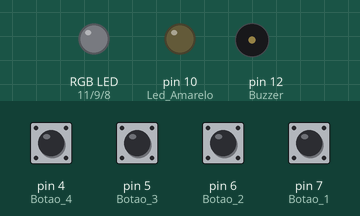
Recording of a sketch running on a simulated Arduino Uno, built with avr-gcc and run on an emulated ATmega328P. On the bench: an RGB LED mixed from three pins (HIGH = lit), output pins drawn as LEDs (lit = HIGH), buzzer (waves = sounding). Inputs (shaded band) come from the test bench; at power-on: pin 4 (Botao_4), pin 5 (Botao_3), pin 6 (Botao_2), pin 7 (Botao_1) LOW.

Above: at 1.2 s.
1.3 s: pin 5 (Botao_3) pulled HIGH for 0.15 s
At 2.7 s:
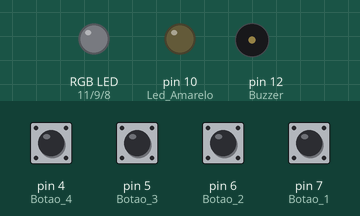
3.0 s: pin 4 (Botao_4) pulled HIGH for 0.15 s
At 4.2 s:
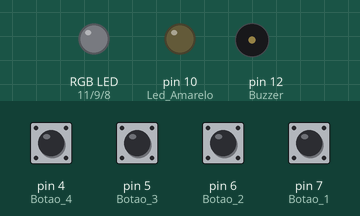
4.7 s: pin 6 (Botao_2) pulled HIGH for 0.15 s
At 5.4 s:
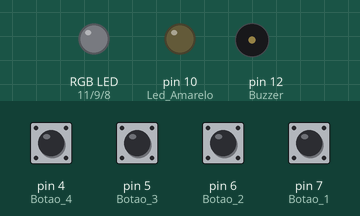
6.4 s: pin 7 (Botao_1) pulled HIGH for 0.15 s
At 7.8 s:
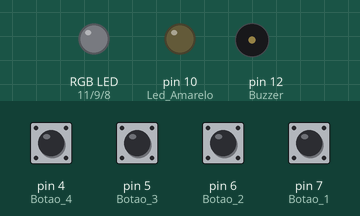
8.1 s: pin 4 (Botao_4) pulled HIGH for 0.15 s
At 9.2 s:
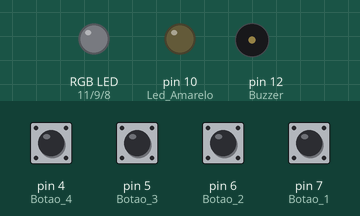
9.8 s: pin 5 (Botao_3) pulled HIGH for 1 s
At 10.2 s:
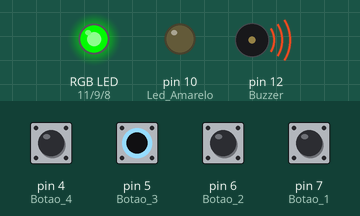
Timing chart, 0 to 12.8 s (numbered marks = the images above; inputs shaded):
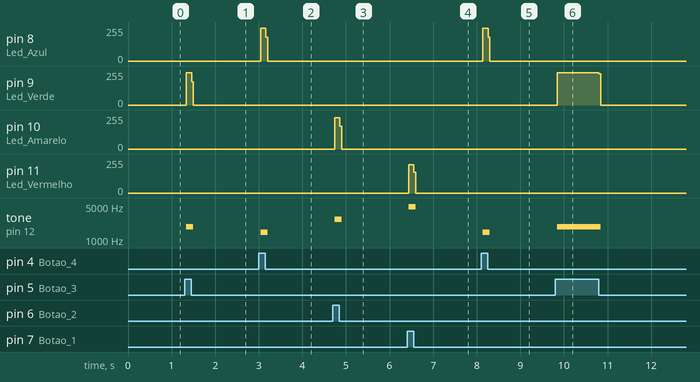

The sketch:

pianoSimples.ino
```cpp
int Led_Vermelho = 11;
int Led_Amarelo = 10;
int Led_Verde = 9;
int Led_Azul = 8;
int Botao_1 = 7;
int Botao_2 = 6;
int Botao_3 = 5;
int Botao_4 = 4;
int Nota = 0;
int Buzzer = 12;
int Estado_Botao_1 = 0;
int Estado_Botao_2 = 0;
int Estado_Botao_3 = 0;
int Estado_Botao_4 = 0;


void setup()
{
  pinMode(Led_Vermelho, OUTPUT);
  pinMode(Led_Amarelo, OUTPUT);
  pinMode(Led_Verde, OUTPUT);
  pinMode(Led_Azul, OUTPUT);
  pinMode(Botao_1, INPUT);
  pinMode(Botao_2, INPUT);
  pinMode(Botao_3, INPUT);
  pinMode(Botao_4, INPUT);
  pinMode(Buzzer, OUTPUT);
}

void loop()
{

  Estado_Botao_1 = digitalRead(Botao_1);
  Estado_Botao_2 = digitalRead(Botao_2);
  Estado_Botao_3 = digitalRead(Botao_3);
  Estado_Botao_4 = digitalRead(Botao_4);

  if(Estado_Botao_1 && !Estado_Botao_2 && !Estado_Botao_3 && !Estado_Botao_4)
  {
    Nota = 80;
    digitalWrite(Led_Vermelho, HIGH);
  }

  if(!Estado_Botao_1 && Estado_Botao_2 && !Estado_Botao_3 && !Estado_Botao_4)
  {
    Nota = 160;
    digitalWrite(Led_Amarelo, HIGH);
  }

  if(!Estado_Botao_1 && !Estado_Botao_2 && Estado_Botao_3 && !Estado_Botao_4)
  {
    Nota = 240;
    digitalWrite(Led_Verde, HIGH);
  }

  if(!Estado_Botao_1 && !Estado_Botao_2 && !Estado_Botao_3 && Estado_Botao_4)
  {
    Nota = 320;
    digitalWrite(Led_Azul, HIGH);
  }

  if (Nota > 0)
  {
    digitalWrite(Buzzer, HIGH);
    delayMicroseconds(Nota);
    digitalWrite(Buzzer, LOW);
    delayMicroseconds(Nota);
    Nota = 0;
    digitalWrite(Led_Vermelho, LOW);
    digitalWrite(Led_Amarelo, LOW);
    digitalWrite(Led_Verde, LOW);
    digitalWrite(Led_Azul, LOW);
  }
}
```

Measured:
- after the input at 1.3 s, pin 9 (Led_Verde): 0/255 → 241/255 at once, → 0/255 0.12 s later; tone on pin 12 (Buzzer): silent → 1885 Hz at once, → silent 0.16 s later
- after the input at 3.0 s, pin 8 (Led_Azul): 0/255 → 245/255 at once, → 0/255 0.12 s later; tone on pin 12 (Buzzer): silent → 1451 Hz at once, → silent 0.16 s later
- after the input at 4.7 s, pin 10 (Led_Amarelo): 0/255 → 233/255 at once, → 0/255 0.12 s later; tone on pin 12 (Buzzer): silent → 2701 Hz at once, → silent 0.16 s later
- after the input at 6.4 s, pin 11 (Led_Vermelho): 0/255 → 211/255 at once, → 0/255 0.12 s later; tone on pin 12 (Buzzer): silent → 4780 Hz at once, → silent 0.16 s later
- after the input at 8.1 s, pin 8 (Led_Azul): 0/255 → 245/255 at once, → 0/255 0.12 s later; tone on pin 12 (Buzzer): silent → 1451 Hz at once, → silent 0.16 s later
- after the input at 9.8 s, pin 9 (Led_Verde): 0/255 → 241/255 at once, → 0/255 0.96 s later; tone on pin 12 (Buzzer): silent → 1885 Hz at once, → silent 1.0 s later
